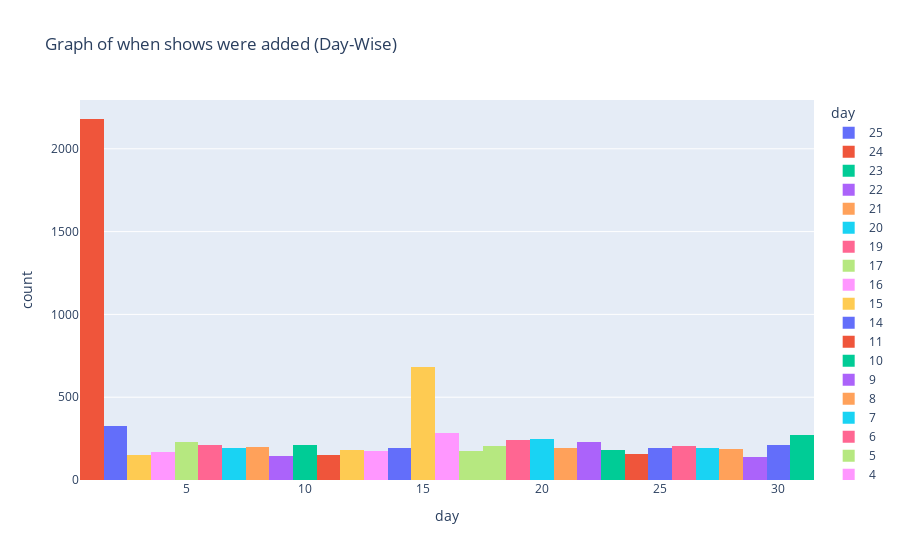

Notebook cell for this chart:
### Markdown cell above
##### *1) Day-Wise Analysis*

### Code cell
#plotting a graph on basis of which day it was added in
df_date_added['date_added_day'] = pd.to_datetime(df_date_added['date_added']).dt.day 
plt.histogram(df_date_added, x='date_added_day', title='Graph of when shows were added (Day-Wise)', color='date_added_day', labels={"date_added_day":"day"})

### Figure 1 — Plotly figure (JSON) as saved in the notebook; plotly's stock layout.template omitted (floating-point values rounded to 4 significant figures; data arrays with more than 128 entries replaced by an {"elided": "..."} marker saying what was removed)
{"data": [{"alignmentgroup": "True", "bingroup": "x", "hovertemplate": "day=%{x}<br>count=%{y}<extra></extra>", "legendgroup": "25", "marker": {"color": "#636efa", "pattern": {"shape": ""}}, "name": "25", "offsetgroup": "25", "orientation": "v", "showlegend": true, "type": "histogram", "x": {"elided": "196 int values"}, "xaxis": "x", "yaxis": "y"}, {"alignmentgroup": "True", "bingroup": "x", "hovertemplate": "day=%{x}<br>count=%{y}<extra></extra>", "legendgroup": "24", "marker": {"color": "#EF553B", "pattern": {"shape": ""}}, "name": "24", "offsetgroup": "24", "orientation": "v", "showlegend": true, "type": "histogram", "x": {"elided": "159 int values"}, "xaxis": "x", "yaxis": "y"}, {"alignmentgroup": "True", "bingroup": "x", "hovertemplate": "day=%{x}<br>count=%{y}<extra></extra>", "legendgroup": "23", "marker": {"color": "#00cc96", "pattern": {"shape": ""}}, "name": "23", "offsetgroup": "23", "orientation": "v", "showlegend": true, "type": "histogram", "x": {"elided": "183 int values"}, "xaxis": "x", "yaxis": "y"}, {"alignmentgroup": "True", "bingroup": "x", "hovertemplate": "day=%{x}<br>count=%{y}<extra></extra>", "legendgroup": "22", "marker": {"color": "#ab63fa", "pattern": {"shape": ""}}, "name": "22", "offsetgroup": "22", "orientation": "v", "showlegend": true, "type": "histogram", "x": {"elided": "230 int values"}, "xaxis": "x", "yaxis": "y"}, {"alignmentgroup": "True", "bingroup": "x", "hovertemplate": "day=%{x}<br>count=%{y}<extra></extra>", "legendgroup": "21", "marker": {"color": "#FFA15A", "pattern": {"shape": ""}}, "name": "21", "offsetgroup": "21", "orientation": "v", "showlegend": true, "type": "histogram", "x": {"elided": "192 int values"}, "xaxis": "x", "yaxis": "y"}, {"alignmentgroup": "True", "bingroup": "x", "hovertemplate": "day=%{x}<br>count=%{y}<extra></extra>", "legendgroup": "20", "marker": {"color": "#19d3f3", "pattern": {"shape": ""}}, "name": "20", "offsetgroup": "20", "orientation": "v", "showlegend": true, "type": "histogram", "x": {"elided": "246 int values"}, "xaxis": "x", "yaxis": "y"}, {"alignmentgroup": "True", "bingroup": "x", "hovertemplate": "day=%{x}<br>count=%{y}<extra></extra>", "legendgroup": "19", "marker": {"color": "#FF6692", "pattern": {"shape": ""}}, "name": "19", "offsetgroup": "19", "orientation": "v", "showlegend": true, "type": "histogram", "x": {"elided": "242 int values"}, "xaxis": "x", "yaxis": "y"}, {"alignmentgroup": "True", "bingroup": "x", "hovertemplate": "day=%{x}<br>count=%{y}<extra></extra>", "legendgroup": "17", "marker": {"color": "#B6E880", "pattern": {"shape": ""}}, "name": "17", "offsetgroup": "17", "orientation": "v", "showlegend": true, "type": "histogram", "x": {"elided": "178 int values"}, "xaxis": "x", "yaxis": "y"}, {"alignmentgroup": "True", "bingroup": "x", "hovertemplate": "day=%{x}<br>count=%{y}<extra></extra>", "legendgroup": "16", "marker": {"color": "#FF97FF", "pattern": {"shape": ""}}, "name": "16", "offsetgroup": "16", "orientation": "v", "showlegend": true, "type": "histogram", "x": {"elided": "286 int values"}, "xaxis": "x", "yaxis": "y"}, {"alignmentgroup": "True", "bingroup": "x", "hovertemplate": "day=%{x}<br>count=%{y}<extra></extra>", "legendgroup": "15", "marker": {"color": "#FECB52", "pattern": {"shape": ""}}, "name": "15", "offsetgroup": "15", "orientation": "v", "showlegend": true, "type": "histogram", "x": {"elided": "680 int values"}, "xaxis": "x", "yaxis": "y"}, {"alignmentgroup": "True", "bingroup": "x", "hovertemplate": "day=%{x}<br>count=%{y}<extra></extra>", "legendgroup": "14", "marker": {"color": "#636efa", "pattern": {"shape": ""}}, "name": "14", "offsetgroup": "14", "orientation": "v", "showlegend": true, "type": "histogram", "x": {"elided": "196 int values"}, "xaxis": "x", "yaxis": "y"}, {"alignmentgroup": "True", "bingroup": "x", "hovertemplate": "day=%{x}<br>count=%{y}<extra></extra>", "legendgroup": "11", "marker": {"color": "#EF553B", "pattern": {"shape": ""}}, "name": "11", "offsetgroup": "11", "orientation": "v", "showlegend": true, "type": "histogram", "x": {"elided": "148 int values"}, "xaxis": "x", "yaxis": "y"}, {"alignmentgroup": "True", "bingroup": "x", "hovertemplate": "day=%{x}<br>count=%{y}<extra></extra>", "legendgroup": "10", "marker": {"color": "#00cc96", "pattern": {"shape": ""}}, "name": "10", "offsetgroup": "10", "orientation": "v", "showlegend": true, "type": "histogram", "x": {"elided": "214 int values"}, "xaxis": "x", "yaxis": "y"}, {"alignmentgroup": "True", "bingroup": "x", "hovertemplate": "day=%{x}<br>count=%{y}<extra></extra>", "legendgroup": "9", "marker": {"color": "#ab63fa", "pattern": {"shape": ""}}, "name": "9", "offsetgroup": "9", "orientation": "v", "showlegend": true, "type": "histogram", "x": {"elided": "147 int values"}, "xaxis": "x", "yaxis": "y"}, {"alignmentgroup": "True", "bingroup": "x", "hovertemplate": "day=%{x}<br>count=%{y}<extra></extra>", "legendgroup": "8", "marker": {"color": "#FFA15A", "pattern": {"shape": ""}}, "name": "8", "offsetgroup": "8", "orientation": "v", "showlegend": true, "type": "histogram", "x": {"elided": "199 int values"}, "xaxis": "x", "yaxis": "y"}, {"alignmentgroup": "True", "bingroup": "x", "hovertemplate": "day=%{x}<br>count=%{y}<extra></extra>", "legendgroup": "7", "marker": {"color": "#19d3f3", "pattern": {"shape": ""}}, "name": "7", "offsetgroup": "7", "orientation": "v", "showlegend": true, "type": "histogram", "x": {"elided": "194 int values"}, "xaxis": "x", "yaxis": "y"}, {"alignmentgroup": "True", "bingroup": "x", "hovertemplate": "day=%{x}<br>count=%{y}<extra></extra>", "legendgroup": "6", "marker": {"color": "#FF6692", "pattern": {"shape": ""}}, "name": "6", "offsetgroup": "6", "orientation": "v", "showlegend": true, "type": "histogram", "x": {"elided": "210 int values"}, "xaxis": "x", "yaxis": "y"}, {"alignmentgroup": "True", "bingroup": "x", "hovertemplate": "day=%{x}<br>count=%{y}<extra></extra>", "legendgroup": "5", "marker": {"color": "#B6E880", "pattern": {"shape": ""}}, "name": "5", "offsetgroup": "5", "orientation": "v", "showlegend": true, "type": "histogram", "x": {"elided": "231 int values"}, "xaxis": "x", "yaxis": "y"}, {"alignmentgroup": "True", "bingroup": "x", "hovertemplate": "day=%{x}<br>count=%{y}<extra></extra>", "legendgroup": "4", "marker": {"color": "#FF97FF", "pattern": {"shape": ""}}, "name": "4", "offsetgroup": "4", "orientation": "v", "showlegend": true, "type": "histogram", "x": {"elided": "171 int values"}, "xaxis": "x", "yaxis": "y"}, {"alignmentgroup": "True", "bingroup": "x", "hovertemplate": "day=%{x}<br>count=%{y}<extra></extra>", "legendgroup": "3", "marker": {"color": "#FECB52", "pattern": {"shape": ""}}, "name": "3", "offsetgroup": "3", "orientation": "v", "showlegend": true, "type": "histogram", "x": {"elided": "150 int values"}, "xaxis": "x", "yaxis": "y"}, {"alignmentgroup": "True", "bingroup": "x", "hovertemplate": "day=%{x}<br>count=%{y}<extra></extra>", "legendgroup": "2", "marker": {"color": "#636efa", "pattern": {"shape": ""}}, "name": "2", "offsetgroup": "2", "orientation": "v", "showlegend": true, "type": "histogram", "x": {"elided": "324 int values"}, "xaxis": "x", "yaxis": "y"}, {"alignmentgroup": "True", "bingroup": "x", "hovertemplate": "day=%{x}<br>count=%{y}<extra></extra>", "legendgroup": "1", "marker": {"color": "#EF553B", "pattern": {"shape": ""}}, "name": "1", "offsetgroup": "1", "orientation": "v", "showlegend": true, "type": "histogram", "x": {"elided": "2180 int values"}, "xaxis": "x", "yaxis": "y"}, {"alignmentgroup": "True", "bingroup": "x", "hovertemplate": "day=%{x}<br>count=%{y}<extra></extra>", "legendgroup": "31", "marker": {"color": "#00cc96", "pattern": {"shape": ""}}, "name": "31", "offsetgroup": "31", "orientation": "v", "showlegend": true, "type": "histogram", "x": {"elided": "269 int values"}, "xaxis": "x", "yaxis": "y"}, {"alignmentgroup": "True", "bingroup": "x", "hovertemplate": "day=%{x}<br>count=%{y}<extra></extra>", "legendgroup": "29", "marker": {"color": "#ab63fa", "pattern": {"shape": ""}}, "name": "29", "offsetgroup": "29", "orientation": "v", "showlegend": true, "type": "histogram", "x": {"elided": "141 int values"}, "xaxis": "x", "yaxis": "y"}, {"alignmentgroup": "True", "bingroup": "x", "hovertemplate": "day=%{x}<br>count=%{y}<extra></extra>", "legendgroup": "28", "marker": {"color": "#FFA15A", "pattern": {"shape": ""}}, "name": "28", "offsetgroup": "28", "orientation": "v", "showlegend": true, "type": "histogram", "x": {"elided": "189 int values"}, "xaxis": "x", "yaxis": "y"}, {"alignmentgroup": "True", "bingroup": "x", "hovertemplate": "day=%{x}<br>count=%{y}<extra></extra>", "legendgroup": "27", "marker": {"color": "#19d3f3", "pattern": {"shape": ""}}, "name": "27", "offsetgroup": "27", "orientation": "v", "showlegend": true, "type": "histogram", "x": {"elided": "195 int values"}, "xaxis": "x", "yaxis": "y"}, {"alignmentgroup": "True", "bingroup": "x", "hovertemplate": "day=%{x}<br>count=%{y}<extra></extra>", "legendgroup": "26", "marker": {"color": "#FF6692", "pattern": {"shape": ""}}, "name": "26", "offsetgroup": "26", "orientation": "v", "showlegend": true, "type": "histogram", "x": {"elided": "204 int values"}, "xaxis": "x", "yaxis": "y"}, {"alignmentgroup": "True", "bingroup": "x", "hovertemplate": "day=%{x}<br>count=%{y}<extra></extra>", "legendgroup": "18", "marker": {"color": "#B6E880", "pattern": {"shape": ""}}, "name": "18", "offsetgroup": "18", "orientation": "v", "showlegend": true, "type": "histogram", "x": {"elided": "205 int values"}, "xaxis": "x", "yaxis": "y"}, {"alignmentgroup": "True", "bingroup": "x", "hovertemplate": "day=%{x}<br>count=%{y}<extra></extra>", "legendgroup": "13", "marker": {"color": "#FF97FF", "pattern": {"shape": ""}}, "name": "13", "offsetgroup": "13", "orientation": "v", "showlegend": true, "type": "histogram", "x": {"elided": "175 int values"}, "xaxis": "x", "yaxis": "y"}, {"alignmentgroup": "True", "bingroup": "x", "hovertemplate": "day=%{x}<br>count=%{y}<extra></extra>", "legendgroup": "12", "marker": {"color": "#FECB52", "pattern": {"shape": ""}}, "name": "12", "offsetgroup": "12", "orientation": "v", "showlegend": true, "type": "histogram", "x": {"elided": "179 int values"}, "xaxis": "x", "yaxis": "y"}, {"alignmentgroup": "True", "bingroup": "x", "hovertemplate": "day=%{x}<br>count=%{y}<extra></extra>", "legendgroup": "30", "marker": {"color": "#636efa", "pattern": {"shape": ""}}, "name": "30", "offsetgroup": "30", "orientation": "v", "showlegend": true, "type": "histogram", "x": {"elided": "210 int values"}, "xaxis": "x", "yaxis": "y"}], "layout": {"barmode": "relative", "legend": {"title": {"text": "day"}, "tracegroupgap": 0}, "title": {"text": "Graph of when shows were added (Day-Wise)"}, "xaxis": {"anchor": "y", "categoryarray": [25, 24, 23, 22, 21, 20, 19, 17, 16, 15, 14, 11, 10, 9, 8, 7, 6, 5, 4, 3, 2, 1, 31, 29, 28, 27, 26, 18, 13, 12, 30], "categoryorder": "array", "domain": [0, 1], "title": {"text": "day"}}, "yaxis": {"anchor": "x", "domain": [0, 1], "title": {"text": "count"}}}}
